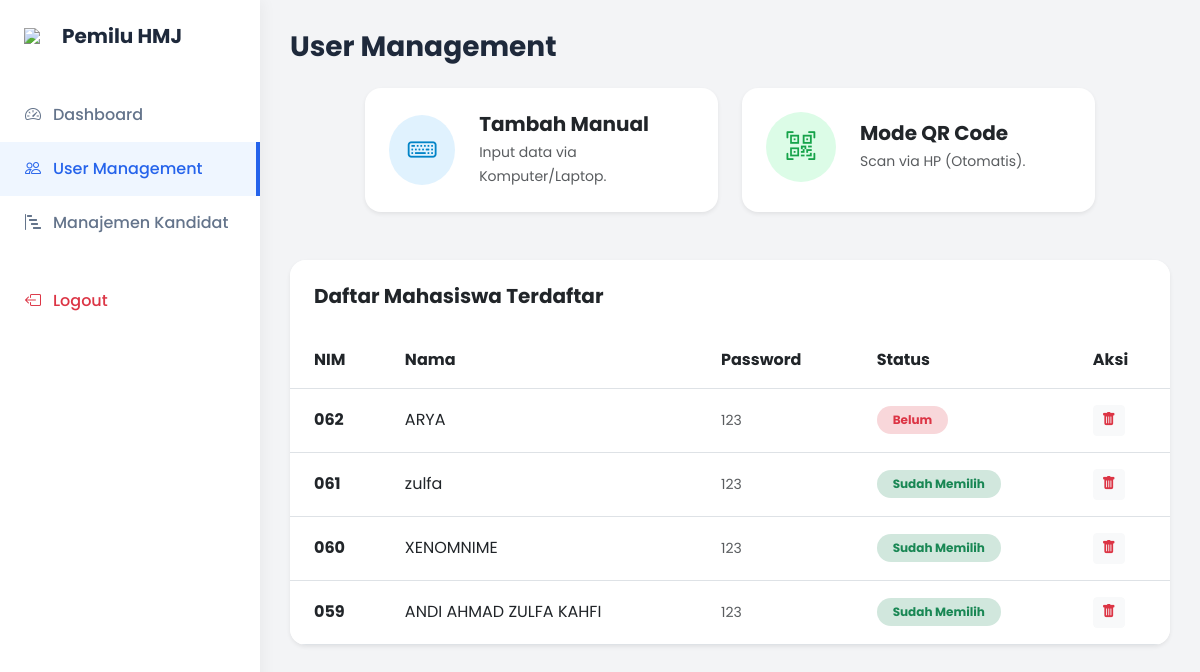
The app's page /users_admin.php (signed in) with its own data.
### tables this page shows
CREATE TABLE `users` (
  `id` int(11) NOT NULL,
  `nim` varchar(20) NOT NULL,
  `password` varchar(50) NOT NULL,
  `nama_lengkap` varchar(100) DEFAULT NULL,
  `role` enum('admin','mahasiswa') DEFAULT 'mahasiswa',
  `status_vote` enum('sudah','belum') DEFAULT 'belum'
);

### users_admin.php (the view, shortened to what this page needs)
<?php
include 'koneksi.php';
?>
<!DOCTYPE html>
<html lang="id">
<head>
    <link href="https://cdn.jsdelivr.net/npm/bootstrap@5.3.0/dist/css/bootstrap.min.css" rel="stylesheet">
    <link href="https://cdn.jsdelivr.net/npm/bootstrap-icons@1.10.0/font/bootstrap-icons.css" rel="stylesheet">
    <link rel="stylesheet" href="assets/style.css">
</head>
<body>
    <div class="sidebar" id="mySidebar">
        <div class="p-4 mb-3 d-flex align-items-center gap-2 justify-content-between">
            <div class="d-flex align-items-center gap-2">
                <img src="https://cdn-icons-png.flaticon.com/512/2231/2231649.png" width="30">
                <h5 class="fw-bold m-0">Pemilu HMJ</h5>
            </div>
        </div>
        <nav class="nav flex-column">
            <a class="nav-link" href="dashboard_admin.php"><i class="bi bi-speedometer2"></i> Dashboard</a>
            <a class="nav-link active" href="users_admin.php"><i class="bi bi-people"></i> User Management</a>
            <a class="nav-link" href="kandidat_admin.php"><i class="bi bi-bar-chart-steps"></i> Manajemen Kandidat</a>
            <a class="nav-link text-danger mt-4" href="logout.php"><i class="bi bi-box-arrow-left"></i> Logout</a>
        </nav>
    </div>
    <div class="main-content">
        <h3 class="fw-bold mb-4 d-none d-md-block">User Management</h3>
        <div class="row g-4 mb-5 justify-content-center">
            <div class="col-md-6 col-lg-5">
                <a href="users_manual.php" class="card p-4 border-0 shadow-sm rounded-4 text-decoration-none h-100 menu-card">
                    <div class="d-flex align-items-center gap-4">
                        <div class="icon-manual">
                            <i class="bi bi-keyboard"></i>
                        </div>
                        <div>
                            <h5 class="fw-bold text-dark mb-1">Tambah Manual</h5>
                            <small class="text-muted">Input data via Komputer/Laptop.</small>
                        </div>
                    </div>
                </a>
            </div>
            <div class="col-md-6 col-lg-5">
                <a href="users_qr.php" class="card p-4 border-0 shadow-sm rounded-4 text-decoration-none h-100 menu-card">
                    <div class="d-flex align-items-center gap-4">
                        <div class="icon-qr">
                            <i class="bi bi-qr-code-scan"></i>
                        </div>
                        <div>
                            <h5 class="fw-bold text-dark mb-1">Mode QR Code</h5>
                            <small class="text-muted">Scan via HP (Otomatis).</small>
                        </div>
                    </div>
                </a>
            </div>
        </div>
        <div class="card border-0 shadow-sm rounded-4 overflow-hidden">
            <div class="card-header bg-white p-4 border-0">
                <h5 class="fw-bold m-0">Daftar Mahasiswa Terdaftar</h5>
            </div>
            <div class="table-responsive">
                <table class="table table-hover table-custom m-0 align-middle text-nowrap">
                    <thead class="bg-light">
                        <tr>
                            <th class="p-3 ps-4">NIM</th>
                            <th class="p-3">Nama</th>
                            <th class="p-3">Password</th>
                            <th class="p-3">Status</th>
                            <th class="p-3">Aksi</th>
                        </tr>
                    </thead>
                    <tbody>
                        <?php
                        $users = mysqli_query($koneksi, "SELECT * FROM users WHERE role='mahasiswa' ORDER BY id DESC");
                        while($u = mysqli_fetch_assoc($users)) {
                        ?>
                        <tr>
                            <td class="p-3 ps-4 fw-bold"><?= $u['nim'] ?></td>
                            <td class="p-3"><?= $u['nama_lengkap'] ?></td>
                            <td class="p-3 text-muted small"><?= $u['password'] ?></td>
                            <td class="p-3">
                                <?php if($u['status_vote']=='sudah') { ?>
                                    <span class="badge bg-success-subtle text-success px-3 py-2 rounded-pill">Sudah Memilih</span>
                                <?php } else { ?>
                                    <span class="badge bg-danger-subtle text-danger px-3 py-2 rounded-pill">Belum</span>
                                <?php } ?>
                            </td>
                            <td class="p-3">
                                <a href="users_admin.php?hapus_user=<?= $u['id'] ?>" class="btn btn-light text-danger btn-sm" onclick="return confirm('Hapus user ini?')"><i class="bi bi-trash-fill"></i></a>
                            </td>
                        </tr>
                        <?php } ?>
                    </tbody>
                </table>
            </div>
        </div>
    </div>
</body>
</html>

### assets/style.css (style rules this page uses)
:root { --primary-color: #2563eb; --primary-dark: #1e40af; --primary-gradient: linear-gradient(135deg, #2563eb 0%, #1d4ed8 100%); --bg-light: #f3f4f6; --text-dark: #1e293b; --text-box-bg: #f0f7ff; --card-shadow: 0 10px 20px rgba(0, 0, 0, 0.05); }
body { font-family: 'Poppins', sans-serif; background-color: var(--bg-light); color: var(--text-dark); margin: 0; overflow-x: hidden; }
html { scroll-behavior: smooth; }
.sidebar { width: 260px; height: 100vh; position: fixed; top: 0; left: 0; background: white; box-shadow: 2px 0 15px rgba(0,0,0,0.05); z-index: 1000; overflow-y: auto; display: flex; flex-direction: column; }
.main-content { margin-left: 260px; padding: 30px; min-height: 100vh; transition: margin-left 0.3s ease; }
.sidebar .nav-link { color: #64748b; padding: 15px 25px; font-weight: 500; display: flex; align-items: center; gap: 12px; transition: 0.3s; text-decoration: none; }
.sidebar .nav-link:hover, .sidebar .nav-link.active { color: var(--primary-color); background: #eff6ff; border-right: 4px solid var(--primary-color); }
.icon-manual { background-color: #e0f2fe; color: #0284c7; width: 70px; height: 70px; display: flex; align-items: center; justify-content: center; border-radius: 50%; font-size: 1.8rem; transition: all 0.3s ease; }
.icon-qr { background-color: #dcfce7; color: #16a34a; width: 70px; height: 70px; display: flex; align-items: center; justify-content: center; border-radius: 50%; font-size: 1.8rem; transition: all 0.3s ease; }
.menu-card { transition: transform 0.3s ease, box-shadow 0.3s ease; border: 1px solid #f1f5f9; background: white; }

### records on screen
users: nim "062", nama_lengkap "ARYA", password "123", status_vote "Belum"
users: nim "061", nama_lengkap "zulfa", password "123", status_vote "Sudah Memilih"
users: nim "060", nama_lengkap "XENOMNIME", password "123", status_vote "Sudah Memilih"
users: nim "059", nama_lengkap "ANDI AHMAD ZULFA KAHFI", password "123", status_vote "Sudah Memilih"
